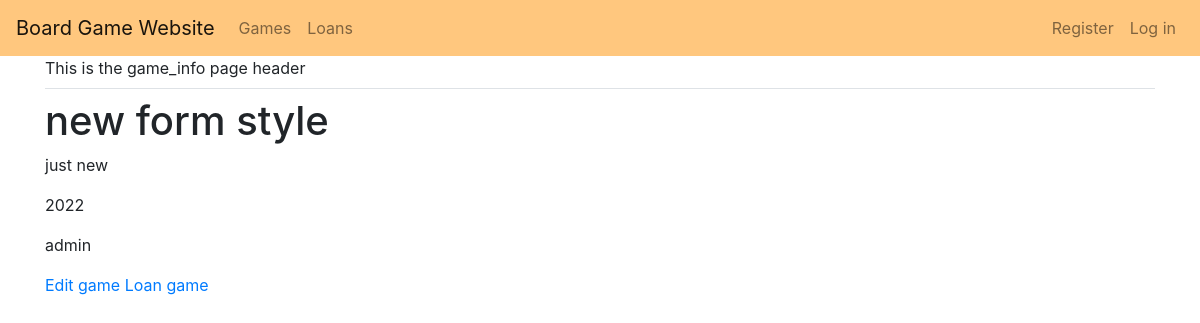
The page /games/9/ on the database as committed earlier.
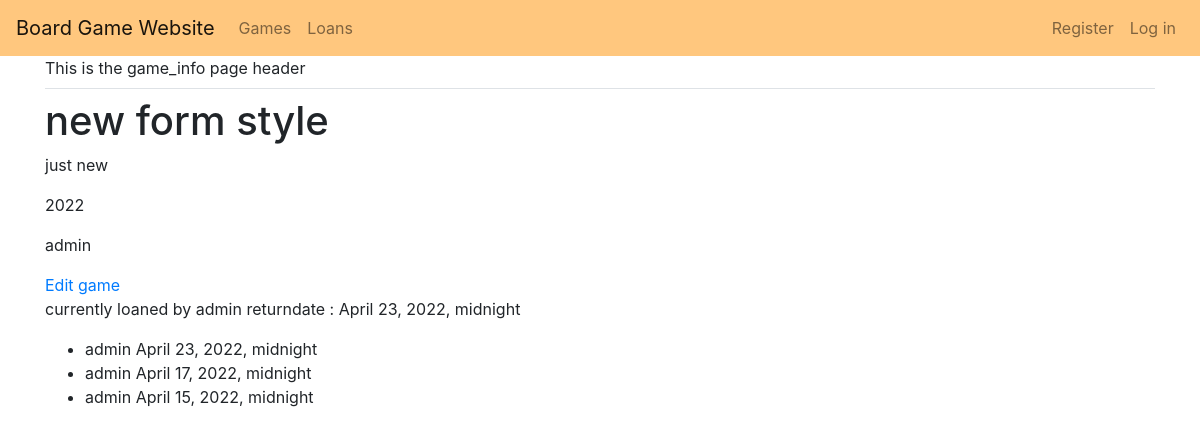
The same page on the database as committed later.
### board_games/models.py (models this page shows, shortened)
class BoardGame(models.Model):
    game = models.CharField(max_length=100)
    genre = models.CharField(max_length=200)
    year_published = models.IntegerField()
    owner = models.ForeignKey(User, on_delete=models.CASCADE)
    loaned = models.BooleanField(default=False)

class GameLoan(models.Model):
    game = models.ForeignKey(BoardGame, on_delete=models.CASCADE)
    owner = models.ForeignKey(User, on_delete=models.CASCADE)
    date_loaned = models.DateTimeField(auto_now_add=True)
    return_date = models.DateTimeField()
    returned = models.BooleanField(default=False)

### board_games/views.py (the view)
# urls.py: path("games/<int:game_id>/", views.game_info, name="game_info"),
def game_info(request, game_id):
    game = BoardGame.objects.get(id=game_id)
    loans = GameLoan.objects.filter(game=game).order_by("-return_date")
    context = {"game": game, "loans": loans}
    return render(request, "board_games/game_info.html", context)

### board_games/templates/board_games/game_info.html
{% extends 'board_games/base.html' %}
{% block page_header %}
This is the game_info page header
{% endblock page_header %}
{% block content %}
<h1>{{game.game}}</h1>
<p>{{game.genre}}</p>
<p>{{game.year_published}}</p>
<p>{{game.owner}}</p>
<a href="{% url 'board_games:edit_game' game.id %}">Edit game</a>
{% if not game.loaned %}
<a href="{% url 'board_games:add_loan' game.id %}">Loan game</a>
{% else %}
<p>
    currently loaned by {{ loans.first.owner }} returndate : {{ loans.first.return_date }}
</p>
{% endif %}
<ul>
    {% for loan in loans %}
    <li>
        {{ loan.owner }}
        {{ loan.return_date }}
    </li>
    {% endfor %}
</ul>
{% endblock content %}

### board_games/templates/board_games/base.html (shortened to what this page needs)
{% load bootstrap4 %}
<!DOCTYPE html>
<html lang="en">
<head>
  {% bootstrap_css %}
</head>
<body>
  <nav class="navbar navbar-expand-md navbar-light" style="background-color: #ffc77e;">
    <a class="navbar-brand" href="{% url 'board_games:index'%}">
      Board Game Website</a>
    <div class="collapse navbar-collapse" id="navbarCollapse">
      <ul class="navbar-nav mr-auto">
        <li class="nav-item">
          <a class="nav-link" href="{% url 'board_games:games'%}">
            Games</a>
        </li>
        <li class="nav-item">
          <a class="nav-link" href="{% url 'board_games:loans'%}">
            Loans</a>
        </li>
      </ul>
      <ul class="navbar-nav ml-auto">
        {% if user.is_authenticated %}
        <li class="nav-item">
          <span class="navbar-text">Hello, {{ user.username }}.</span>
        </li>
        <li class="nav-item">
          <a class="nav-link" href="{% url 'users:logout' %}">Log out</a>
        </li>
        {% else %}
        <li class="nav-item">
          <a class="nav-link" href="{% url 'users:register' %}">Register</a>
        </li>
        <li class="nav-item">
          <a class="nav-link" href="{% url 'users:login' %}">Log in</a></li>
        {% endif %}
      </ul>
    </div>
  </nav>
  <main role="main" class="container">
    <div class="pb-2 mb-2 border-bottom">
      {% block page_header %}{% endblock page_header %}
    </div>
    <div>
      {% block content %}{% endblock content %}
    </div>
  </main>
</body>
</html>

Rows that differ between the two databases and show on the page:
changed BoardGame "new form style": loaned False → True (drawn)
added GameLoan: first.owner "admin", first.return_date "April 23, 2022, midnight", owner "admin", return_date "April 23, 2022, midnight"
added GameLoan: owner "admin", return_date "April 17, 2022, midnight"
added GameLoan: owner "admin", return_date "April 15, 2022, midnight"
Other text that changed with them:
text no longer shown: "Loan game"
text now shown: "currently loaned by returndate :"
